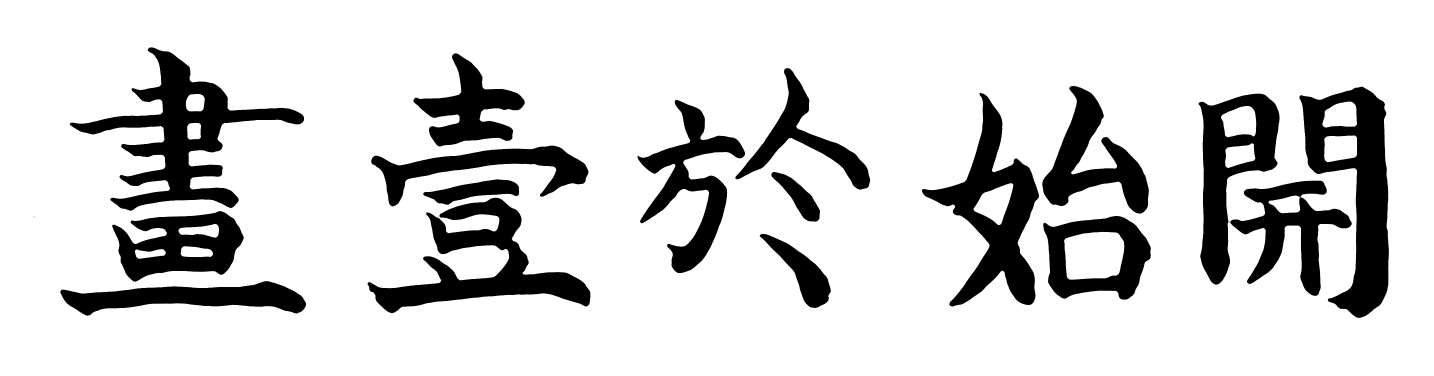
#> input picture image/2.jpg, 4302 x 1128 px (shown at 1/3 size)
$ python charcut.py
#> lines starting #> are read from the running program, lines starting #| are printed output that depends on the picture; after the words box and inside, x2 and y2 are one past the last pixel; in counts of white or black regions, pixels touching at a corner belong together
#> in main, im is the input picture: shape (1128, 4302, 3); mean B, G, R 212.5, 212.5, 212.5
import cv2 as cv
import numpy as np


def _cut(im, ax):
#> called with ax = 1
    im = cv.medianBlur(im, 5)

    ret, im_bw = cv.threshold(im, 200, 1, cv.THRESH_BINARY)
#> im_bw: shape (1128, 4302); values 0 (black) and 1 (white), 83.2% white; 16 black regions, largest, box (x1, y1, x2, y2) and area: (3595, 281, 4055, 888) 106333, (209, 142, 912, 632) 94045, (3898, 260, 4167, 954) 86233
    im_bw[im_bw == 1] = 2
    im_bw[im_bw == 0] = 1
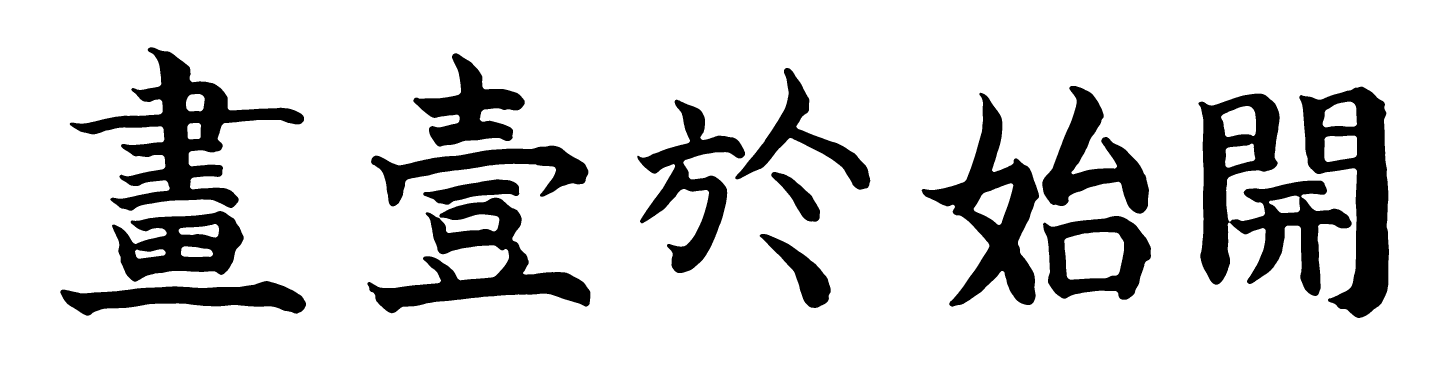
#> im_bw: shape (1128, 4302) (shown at 1/3 size); values 1 (black) and 2 (white), 83.2% white; 16 black regions, largest, box (x1, y1, x2, y2) and area: (3595, 281, 4055, 888) 106333, (209, 142, 912, 632) 94045, (3898, 260, 4167, 954) 86233
    im_bw[im_bw == 2] = 0

    im_h = np.sum(im_bw, axis=ax)
#> im_h = 1128 values, max 1863 at index 880, min 0 at index 0, mean 721.9

    seg = list()
    blank = True
    start = 0
    for i, p in enumerate(im_h):
        if blank is True:
            if p != 0:
                start = i
                blank = False
        else:
            if p == 0 and start != -1:
                seg.append([start, i - 1, i - 1 - start])
                start = -1
                blank = True
#> this loop made 1128 passes
#> (start, blank) on passes 143, 955: (142, False), (-1, True)
#> after the loop, blank = True; seg = [[142, 953, 811]]; start = -1
    if len(seg) < 2:
        seg_new = seg
#> seg_new = [[142, 953, 811]]
    else:
        seg_new = list()
        gap = 0
        for i in range(len(seg) - 1):
            gap = gap + (seg[i + 1][0] - seg[i][1])
        mean_gap = gap / (len(seg) - 1)
        last_n = 1
        while len(seg) > 0:
            if len(seg) == last_n:
                seg_new.append([seg[0][0], seg[last_n - 1][1]])
                for j in range(last_n):
                    seg.pop(0)
            for i in range(len(seg) - 1):
                if i == len(seg) - 1:
                    seg_new.append([seg[0][0], seg[last_n - 1][1]])
                    for j in range(i + last_n):
                        seg.pop(0)
                    last_n = 1
                    break
                else:
                    gap = seg[i + 1][0] - seg[i][1]
                    if gap > mean_gap / 2:
                        seg_new.append([seg[0][0], seg[i][1]])
                        for j in range(i + 1):
                            seg.pop(0)
                        last_n = 1
                        break
                    else:
                        last_n = last_n + 1
    im_list = list()
    for s in seg_new:
        if ax == 0:
            im_split = im[:, s[0]:s[1]]
        else:
            im_split = im[s[0]:s[1], :]
        im_list.append(im_split)
#> this loop made 1 pass
#> pass 1, in _cut, `im_split = im[s[0]:s[1], :]`:
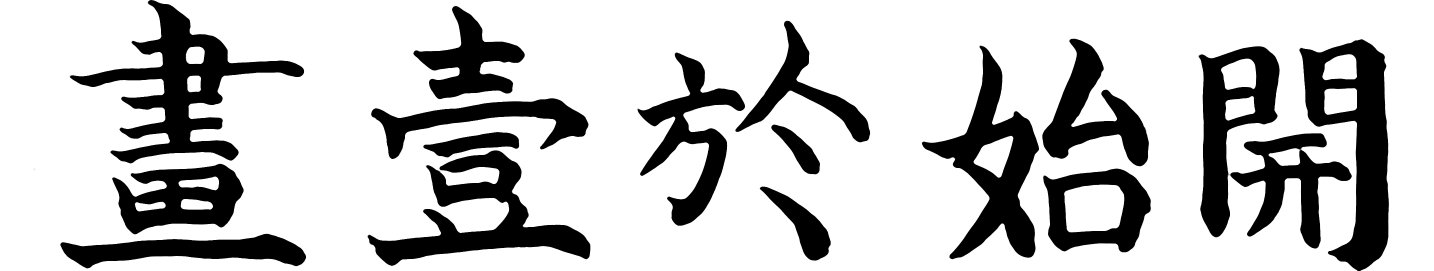
#> im_split: shape (811, 4302) (shown at 1/3 size); min 0, max 255, mean 195.9
#> after the loop, im_list = 1 item
    return im_list


def padding(im, center_size, final_size):
    ret, im_bw = cv.threshold(im, 200, 1, cv.THRESH_BINARY)
    im_bw[im_bw == 1] = 2
    im_bw[im_bw == 0] = 1
    im_bw[im_bw == 2] = 0
    im_h = np.sum(im_bw, axis=0)
    im_w = np.sum(im_bw, axis=1)
    w_start = 0
    w_end = 0
    h_start = 0
    h_end = 0
    for i, p in enumerate(im_h):
        if p != 0:
            w_start = i
            break

    for i in range(len(im_h) - 1, -1, -1):
        p = im_h[i]
        if p != 0:
            w_end = i
            break

    for i, p in enumerate(im_w):
        if p != 0:
            h_start = i
            break

    for i in range(len(im_w) - 1, -1, -1):
        p = im_w[i]
        if p != 0:
            h_end = i
            break

    im = im[h_start:h_end, w_start:w_end]

    h, w = im.shape[:2]
    if h > w:
        w = int((float(center_size) / h) * w)
        h = int(center_size)
    else:
        h = int((float(center_size) / w) * h)
        w = int(center_size)

    w = int(w / 2) * 2
    h = int(h / 2) * 2

    im = cv.resize(im, (w, h))
    imo = np.zeros((final_size, final_size), dtype=np.uint8) + 255

    imo[int(final_size / 2) - int(h / 2):int(final_size / 2) + int(h / 2), int(final_size / 2) - int(w / 2):int(final_size / 2) + int(w / 2)] = im
    return imo


def char_cut(im, center_size, final_size):
    im = cv.cvtColor(im, cv.COLOR_RGB2GRAY)
    im_list = list()
    row_list = _cut(im, ax=1)
#> row_list = 1 item
    for row in row_list:
        col_list = _cut(row, ax=0)
        for col in col_list:
            im_list.append(padding(col, center_size, final_size))
#> this loop made 1 pass
#> mean_gap in _cut on pass 1: 127.4
#> pass 1, in padding, `ret, im_bw = cv.threshold(im, 200, 1, cv.THRESH_BINARY)`:
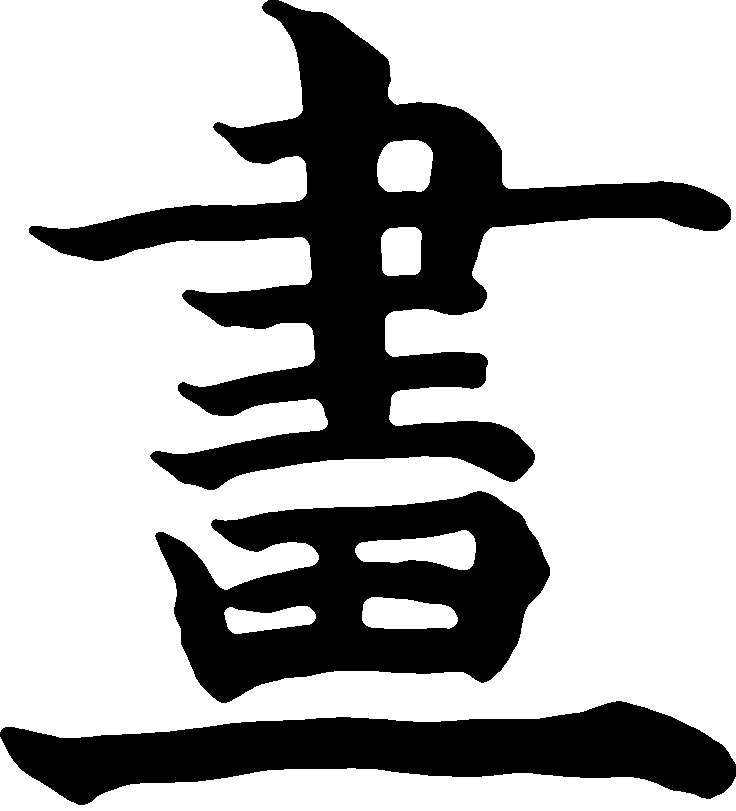
#> im_bw: shape (811, 736); values 0 (black) and 1 (white), 69.3% white; 3 black regions, box (x1, y1, x2, y2) and area: (29, 0, 731, 490) 94040, (155, 491, 550, 703) 48078, (0, 701, 736, 805) 40954
#> pass 1, in padding, `im = im[h_start:h_end, w_start:w_end]`:
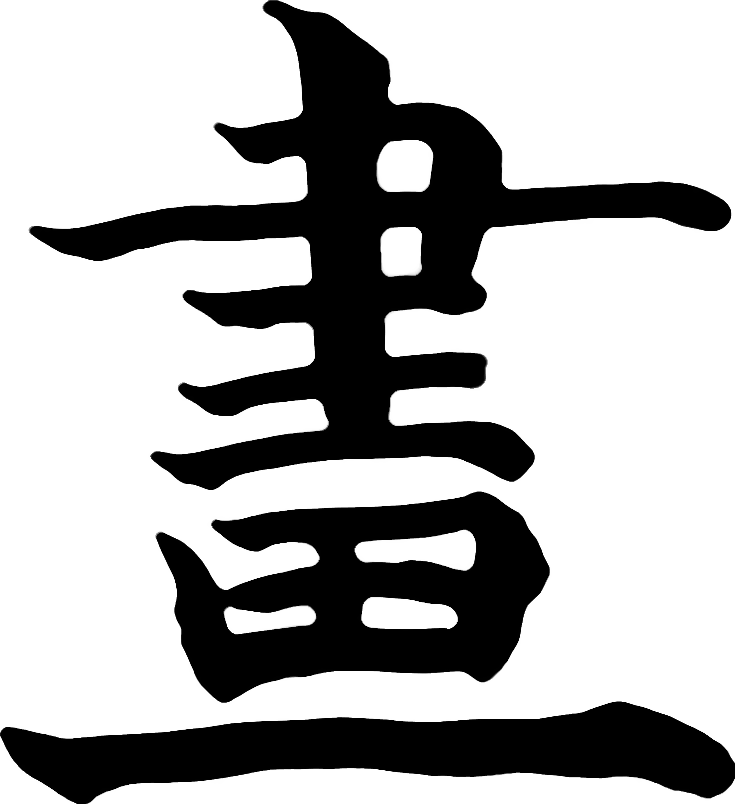
#> im: shape (804, 735); min 0, max 255, mean 176.6
#> after the loop:
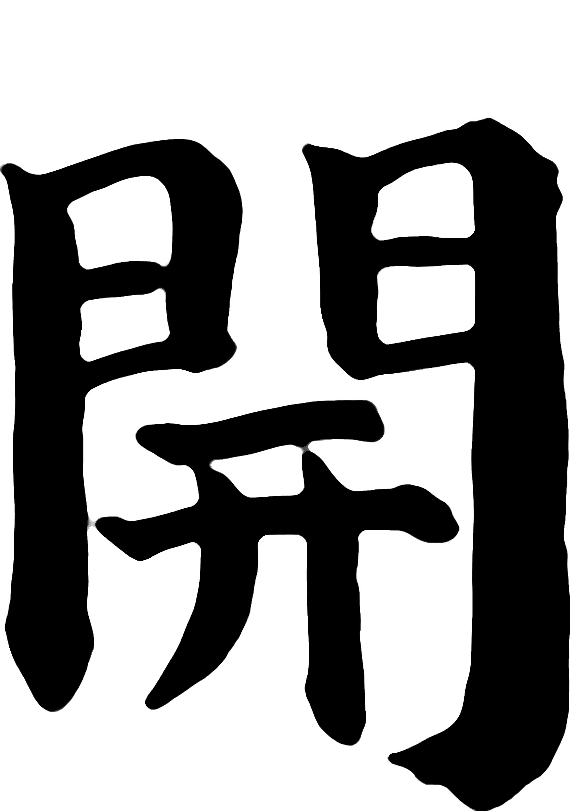
#> col: shape (811, 570); min 0, max 255, mean 149.5
#> after the loop, im_list = 5 items
    return im_list


def main():
    im = cv.imread('image/2.jpg')
    ims = char_cut(im, 370, 640)
#> ims = 5 items
    for i, im in enumerate(ims):
        cv.imwrite('result/%d.jpg' % i, im)
#> this loop made 5 passes
#> pass 1, in main, `cv.imwrite('result/%d.jpg' % i, im)`:
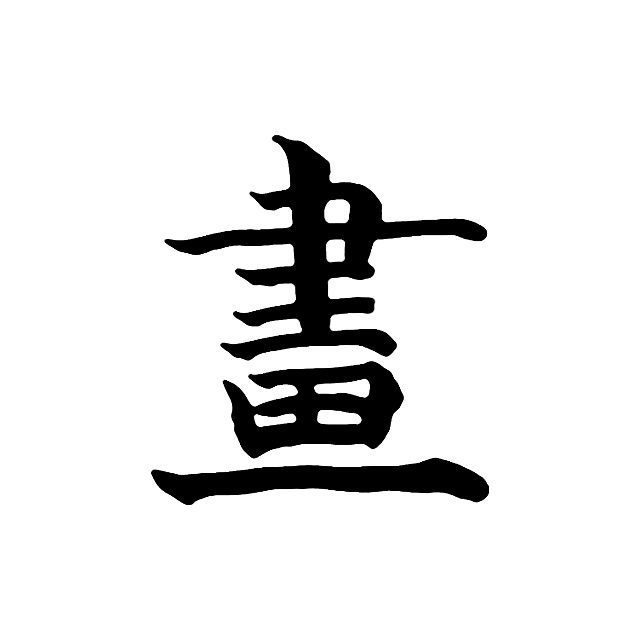
#> saved as 0.jpg: shape (640, 640); min 0, max 255, mean 231.1
#> pass 2, in main, `cv.imwrite('result/%d.jpg' % i, im)`:
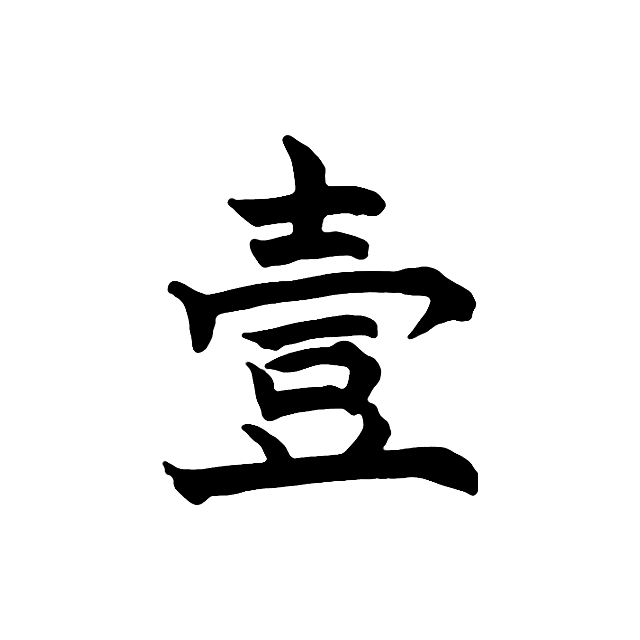
#> saved as 1.jpg: shape (640, 640); min 0, max 255, mean 232


if __name__ == '__main__':
    main()

$ run again, with image/4.jpg copied over image/2.jpg
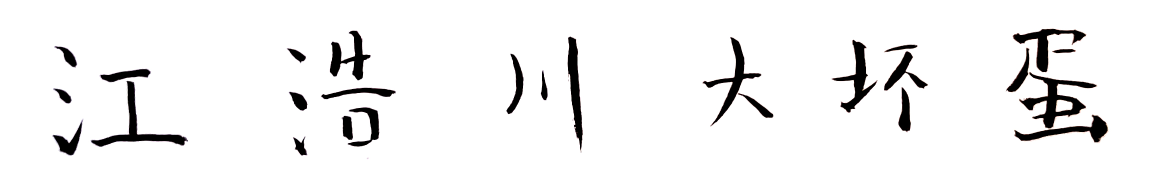
#> input picture image/4.jpg, 2346 x 360 px (shown at 1/2 size)
#> in main, im is the input picture: shape (360, 2346, 3); mean B, G, R 240.9, 240.9, 241.2
#> in _cut, `im_bw[im_bw == 2] = 0`:
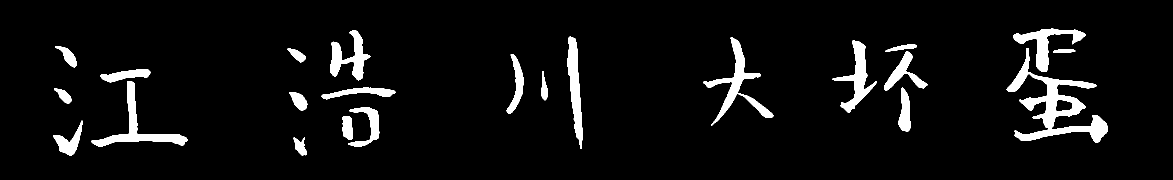
#> im_bw: shape (360, 2346) (shown at 1/2 size); values 0 (black) and 1 (white), 5.8% white; 23 white regions, largest, box (x1, y1, x2, y2) and area: (2013, 96, 2216, 285) 9847, (1406, 74, 1547, 252) 4509, (182, 162, 375, 294) 4362
#> im_h = 360 values, max 324 at index 152, min 0 at index 0, mean 136.7
#> the loop in _cut, `for i, p in enumerate(im_h):` made 360 passes
#> (p, start, blank) on pass 58: (5, 57, False)
#> after the loop in _cut, `for i, p in enumerate(im_h):`: blank = True; seg = [[57, 310, 253]]; start = -1
#> seg_new = [[57, 310, 253]]
#> the loop in _cut, `for s in seg_new:` made 1 pass
#> after the loop in _cut, `for s in seg_new:`: im_list = 1 item
#> the loop in char_cut, `for row in row_list:` made 1 pass
#> mean_gap in _cut on pass 1: 108.7
#> after the loop in char_cut, `for row in row_list:`: im_list = 6 items
#> the loop in main, `for i, im in enumerate(ims):` made 6 passes
#> pass 2, in main, `cv.imwrite('result/%d.jpg' % i, im)`:
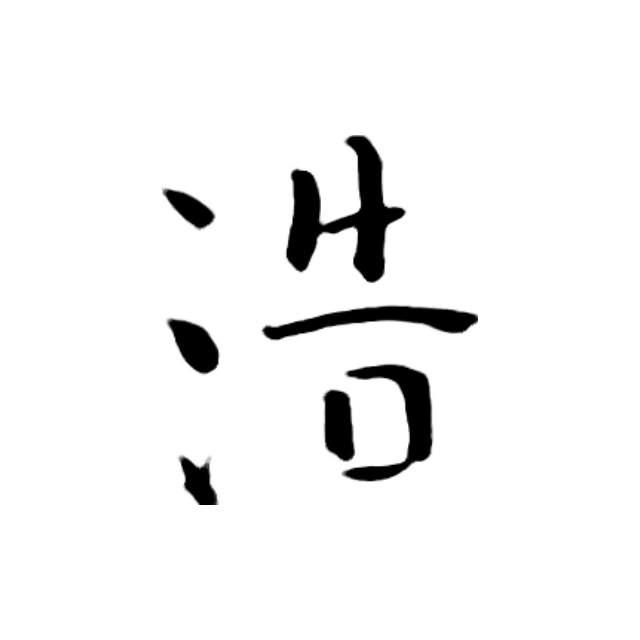
#> saved as 1.jpg: shape (640, 640); min 0, max 255, mean 243

$ run again, with image/5.jpg copied over image/2.jpg
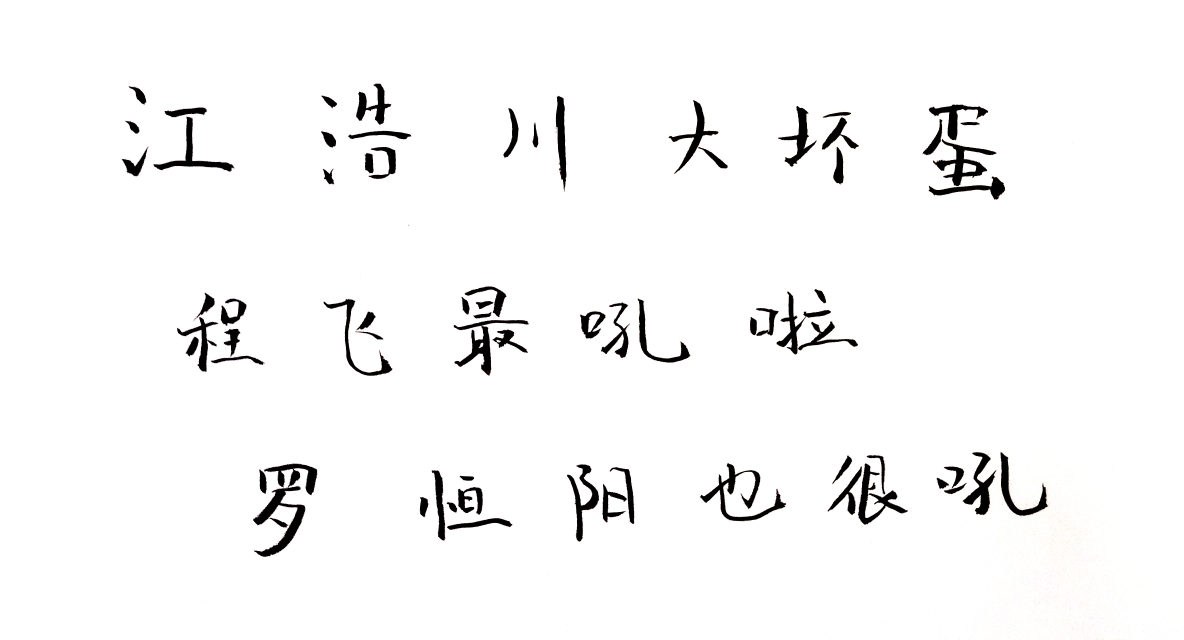
#> input picture image/5.jpg, 3550 x 1918 px (shown at 1/3 size)
#> in main, im is the input picture: shape (1918, 3550, 3); mean B, G, R 247, 247.1, 247.2
#> im_h = 1918 values, max 554 at index 1516, min 0 at index 0, mean 114.7
#> the loop in _cut, `for i, p in enumerate(im_h):` made 1918 passes
#> (start, blank) on passes 252, 600, 860, 1128, 1357, 1672: (251, False), (-1, True), (859, False), (-1, True), (1356, False), (-1, True)
#> after the loop in _cut, `for i, p in enumerate(im_h):`: blank = True; seg = [[251, 598, 347], [859, 1126, 267], [1356, 1670, 314]]; start = -1
#> the loop in _cut, `for i in range(len(seg) - 1):` made 2 passes
#> gap on passes 1 to 2: 261, 491
#> after the loop in _cut, `for i in range(len(seg) - 1):`: gap = 491
#> mean_gap = 245.5
#> the loop in _cut, `while len(seg) > 0:` made 3 passes
#> after the loop in _cut, `while len(seg) > 0:`: seg = []; seg_new = [[251, 598], [859, 1126], [1356, 1670]]
#> the loop in _cut, `for s in seg_new:` made 3 passes
#> after the loop in _cut, `for s in seg_new:`: im_list = 3 items
#> the loop in char_cut, `for row in row_list:` made 3 passes
#> mean_gap in _cut on passes 1 to 3: 136.3, 145.6, 103.7
#> after the loop in char_cut, `for row in row_list:`: im_list = 17 items
#> the loop in main, `for i, im in enumerate(ims):` made 17 passes
#> pass 2, in main, `cv.imwrite('result/%d.jpg' % i, im)`:
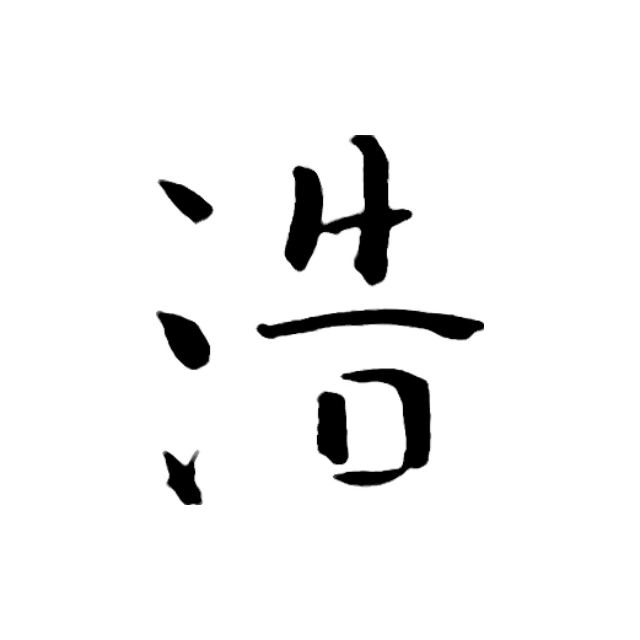
#> saved as 1.jpg: shape (640, 640); min 0, max 255, mean 241.9
